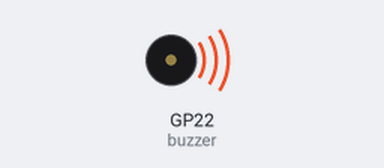
Bench run of a program on a simulated Raspberry Pi Pico running MicroPython. Shown: buzzer (waves = sounding). At 4.8 s the program stops and its outputs stay as they are.

Above: at 0.2 s.
At 2.35 s:
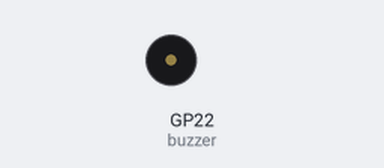
Timing chart, 0 to 3.0 s (numbered marks = the images above):
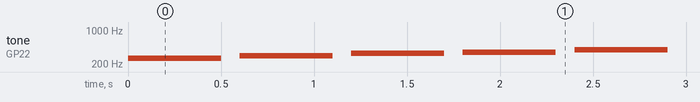

The program:

Buzzer_melody.py
```python
from machine import Pin, PWM
from utime import sleep

# GPIO 22번 핀에 부저를 PWM 모드로 설정합니다.
buzzer = PWM(Pin(22))

# 다양한 음을 연주하기 위한 주파수와 길이 설정
melody = [
    (262, 0.5),  # 도(C)
    (294, 0.5),  # 레(D)
    (330, 0.5),  # 미(E)
    (349, 0.5),  # 파(F)
    (392, 0.5),  # 솔(G)
    (440, 0.5),  # 라(A)
    (494, 0.5),  # 시(B)
    (523, 0.5)   # 높은 도(C)
]

# 멜로디 연주
for note, duration in melody:
    buzzer.freq(note)            # 음 설정
    buzzer.duty_u16(30000)       # 세기 설정
    sleep(duration)              # 음 지속 시간
    buzzer.duty_u16(0)           # 소리 끄기
    sleep(0.1)                   # 음 사이의 짧은 휴지
```

Measured:
- by itself, tone on GP22 (buzzer): plays 262 Hz for 0.50 s, 294 Hz for 0.50 s, 330 Hz for 0.50 s, 349 Hz for 0.50 s, 392 Hz for 0.50 s, 440 Hz for 0.50 s … (8 notes in this stretch)
